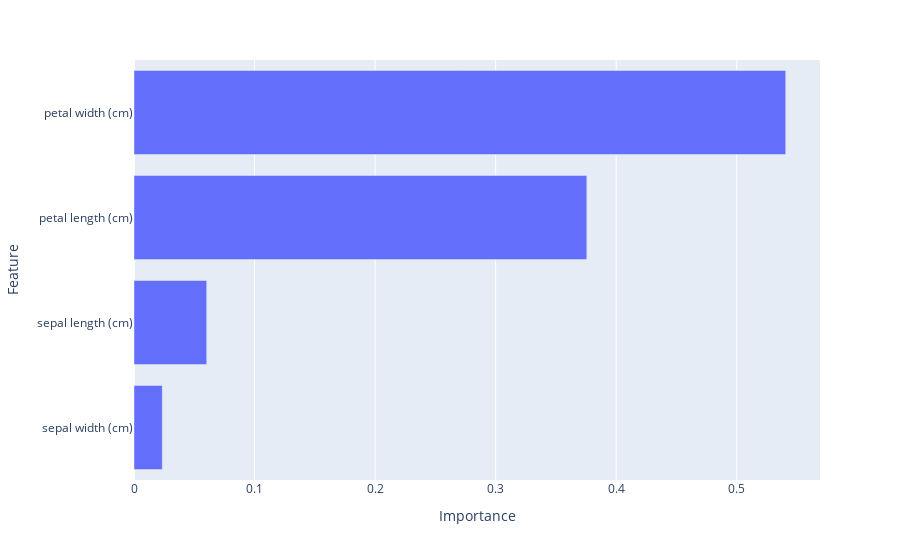

Source (notebook cell):
### Code cell
px.bar(df_feat_imp, y='Feature', x='Importance', orientation='h')

### Figure 1 — Plotly figure (JSON) as saved in the notebook; plotly's stock layout.template omitted (floating-point values rounded to 4 significant figures)
{"data": [{"hovertemplate": "Importance=%{x}<br>Feature=%{y}<extra></extra>", "legendgroup": "", "marker": {"color": "#636efa", "pattern": {"shape": ""}}, "name": "", "orientation": "h", "showlegend": false, "textposition": "auto", "type": "bar", "x": [0.02345, 0.06032, 0.3756, 0.5406], "xaxis": "x", "y": ["sepal width (cm)", "sepal length (cm)", "petal length (cm)", "petal width (cm)"], "yaxis": "y"}], "layout": {"barmode": "relative", "legend": {"tracegroupgap": 0}, "margin": {"t": 60}, "xaxis": {"anchor": "y", "domain": [0, 1], "title": {"text": "Importance"}}, "yaxis": {"anchor": "x", "domain": [0, 1], "title": {"text": "Feature"}}}}
